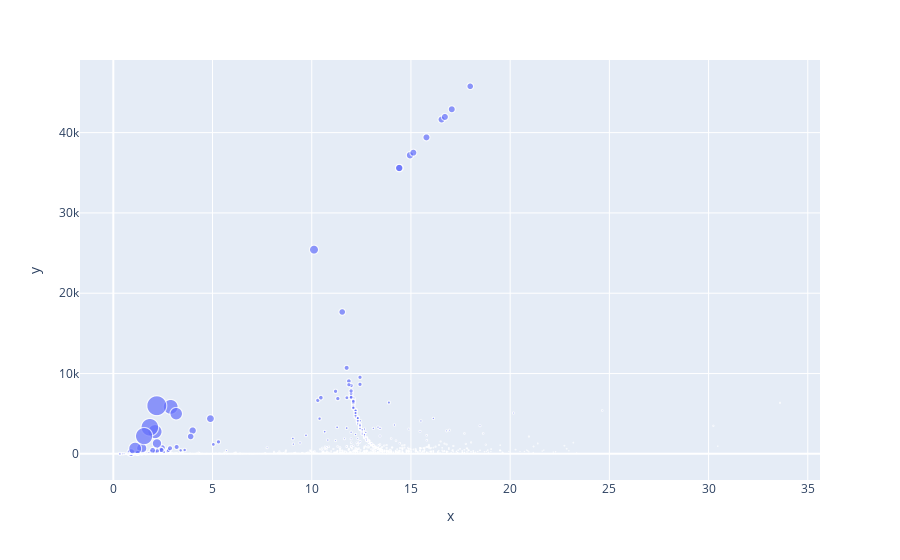

Notebook code for this chart:
### Markdown cell above
1. The Value of G (Gravitational Constant) is 6.674e-11

1. Mass of Earth = 5.972e+24

1. Radius of Earth = 6371000

### Code cell
import plotly.express as px

temp_planet_data_rows = list(planet_data)
for data in temp_planet_data_rows:
  if data[1].lower() == "hd 100546 b":
    planet_data.remove(data)

planet_masses = []
planet_radiuses = []
planet_names = []
for data in planet_data:
  planet_masses.append(data[3])
  planet_radiuses.append(data[7])
  planet_names.append(data[1])

planet_gravity = []
for index, name in enumerate(planet_names):
  gravity = (float(planet_masses[index])*5.972e+24) / (float(planet_radiuses[index])*float(planet_radiuses[index])*6371000*6371000) * 6.674e-11
  planet_gravity.append(gravity)

fig = px.scatter(x=planet_radiuses, y=planet_masses, size=planet_gravity, hover_data=[planet_names])
fig.show()

### Figure 1 — Plotly figure (JSON) as saved in the notebook; plotly's stock layout.template omitted (floating-point values rounded to 4 significant figures; data arrays with more than 128 entries replaced by an {"elided": "..."} marker saying what was removed)
{"data": [{"customdata": {"elided": "4250x1 str values"}, "hovertemplate": "x=%{x}<br>y=%{y}<br>size=%{marker.size}<br>hover_data_0=%{customdata[0]}<extra></extra>", "legendgroup": "", "marker": {"color": "#636efa", "size": {"elided": "4250 float values"}, "sizemode": "area", "sizeref": 30.68, "symbol": "circle"}, "mode": "markers", "name": "", "showlegend": false, "type": "scattergl", "x": {"elided": "4250 mixed values"}, "xaxis": "x", "y": {"elided": "4250 mixed values"}, "yaxis": "y"}], "layout": {"legend": {"itemsizing": "constant", "tracegroupgap": 0}, "margin": {"t": 60}, "xaxis": {"anchor": "y", "domain": [0, 1], "title": {"text": "x"}}, "yaxis": {"anchor": "x", "domain": [0, 1], "title": {"text": "y"}}}}
